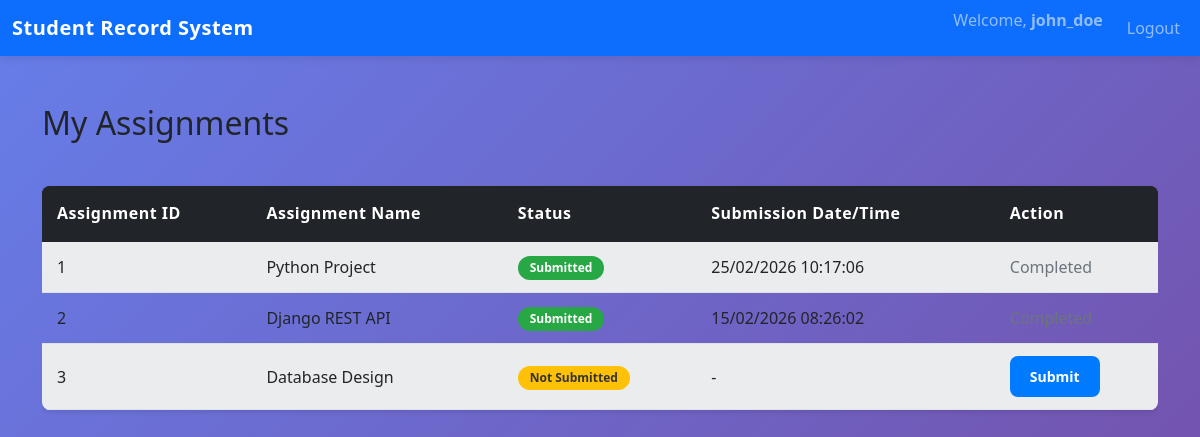
The app's page /home/ (signed in) with its own data.
### srsapp/models.py (models this page shows, shortened)
class Assignment(models.Model):
    SUBMISSION_STATUS_CHOICES = [
        ('Not Submitted', 'Not Submitted'),
        ('Submitted', 'Submitted'),
    ]
    assignment_id = models.AutoField(primary_key=True)
    username = models.ForeignKey(User, on_delete=models.CASCADE, to_field='username')
    assignment_name = models.CharField(max_length=255)
    submitted_status = models.CharField(max_length=50, choices=SUBMISSION_STATUS_CHOICES, default='Not Submitted')
    submitted_time = models.DateTimeField(null=True, blank=True)
    class Meta:
        db_table = 'assignments'

### srsapp/views.py (the view)
# urls.py: path('home/', views.home_view, name='home'),
@login_required_decorator
def home_view(request):
    username = request.session.get('username')
    try:
        user = User.objects.get(username=username)
        assignments = Assignment.objects.filter(username=user)
        context = {
            'username': username,
            'assignments': assignments,
        }
        return render(request, 'home.html', context)
    except User.DoesNotExist:
        return redirect('login')

### srsapp/views.py (called while the page is built)
def login_required_decorator(view_func):
    @wraps(view_func)
    def wrapper(request, *args, **kwargs):
        if 'username' not in request.session:
            return redirect('login')
        return view_func(request, *args, **kwargs)
    return wrapper

### srsapp/templates/home.html (shortened to what this page needs)
<!DOCTYPE html>
<html lang="en">
<head>
    <link href="https://cdn.jsdelivr.net/npm/bootstrap@5.1.3/dist/css/bootstrap.min.css" rel="stylesheet">
    {% load static %}
    <link rel="stylesheet" href="{% static 'css/style.css' %}">
</head>
<body>
    <nav class="navbar navbar-expand-lg navbar-dark bg-primary">
        <div class="container-fluid">
            <a class="navbar-brand" href="#">Student Record System</a>
            <div class="collapse navbar-collapse" id="navbarNav">
                <ul class="navbar-nav ms-auto">
                    <li class="nav-item">
                        <span class="navbar-text me-3">Welcome, <strong>{{ username }}</strong></span>
                    </li>
                    <li class="nav-item">
                        <a class="nav-link" href="{% url 'logout' %}">Logout</a>
                    </li>
                </ul>
            </div>
        </div>
    </nav>
    <div class="container mt-5">
        <div class="row">
            <div class="col-md-12">
                <h2 class="mb-4">My Assignments</h2>
                {% if assignments %}
                    <div class="table-responsive">
                        <table class="table table-striped table-hover">
                            <thead class="table-dark">
                                <tr>
                                    <th>Assignment ID</th>
                                    <th>Assignment Name</th>
                                    <th>Status</th>
                                    <th>Submission Date/Time</th>
                                    <th>Action</th>
                                </tr>
                            </thead>
                            <tbody>
                                {% for assignment in assignments %}
                                <tr>
                                    <td>{{ assignment.assignment_id }}</td>
                                    <td>{{ assignment.assignment_name }}</td>
                                    <td>
                                        {% if assignment.submitted_status == 'Submitted' %}
                                            <span class="badge bg-success">{{ assignment.submitted_status }}</span>
                                        {% else %}
                                            <span class="badge bg-warning">{{ assignment.submitted_status }}</span>
                                        {% endif %}
                                    </td>
                                    <td>
                                        {% if assignment.submitted_time %}
                                            {{ assignment.submitted_time|date:"d/m/Y H:i:s" }}
                                        {% else %}
                                            -
                                        {% endif %}
                                    </td>
                                    <td>
                                        {% if assignment.submitted_status == 'Not Submitted' %}
                                            <a href="{% url 'submit' assignment.assignment_id %}" class="btn btn-sm btn-primary">
                                                 Submit
                                            </a>
                                        {% else %}
                                            <span class="text-muted">Completed</span>
                                        {% endif %}
                                    </td>
                                </tr>
                                {% endfor %}
                            </tbody>
                        </table>
                    </div>
                {% else %}
                    <div class="alert alert-info" role="alert">
                        No assignments assigned to you yet.
                    </div>
                {% endif %}
            </div>
        </div>
    </div>
    {% load static %}
</body>
</html>

### srsapp/static/css/style.css (style rules this page uses)
:root { --primary-color: #007bff; --secondary-color: #6c757d; --success-color: #28a745; --warning-color: #ffc107; --danger-color: #dc3545; }
* { margin: 0; padding: 0; box-sizing: border-box; }
body { font-family: 'Segoe UI', Tahoma, Geneva, Verdana, sans-serif; background: linear-gradient(135deg, #667eea 0%, #764ba2 100%); min-height: 100vh; }
.btn { border-radius: 8px; font-weight: 600; padding: 10px 20px; transition: all 0.3s ease; border: none; }
.btn-primary { background-color: var(--primary-color); color: white; }
.navbar { box-shadow: 0 2px 10px rgba(0, 0, 0, 0.1); }
.navbar-brand { font-weight: 700; font-size: 20px; letter-spacing: 0.5px; }
.table { border-collapse: collapse; margin-top: 20px; box-shadow: 0 2px 5px rgba(0, 0, 0, 0.1); border-radius: 8px; overflow: hidden; }
.table thead { background-color: #343a40; color: white; }
.table th { padding: 15px; font-weight: 600; letter-spacing: 0.5px; }
.table td { padding: 12px 15px; vertical-align: middle; }
.table-striped tbody tr:nth-child(odd) { background-color: #f8f9fa; }
.badge { padding: 6px 12px; border-radius: 20px; font-size: 12px; font-weight: 600; }
.badge.bg-success { background-color: var(--success-color) !important; }
.badge.bg-warning { background-color: var(--warning-color) !important; color: #333; }
.container { animation: fadeIn 0.5s ease-out; }
.text-muted { color: #6c757d !important; }
.mt-5 { margin-top: 3rem; }
.mb-4 { margin-bottom: 1.5rem; }

### records on screen
Assignment: assignment_id "1", assignment_name "Python Project", submitted_status "Submitted", submitted_time "25/02/2026 10:17:06", shows "Completed"
Assignment: assignment_id "2", assignment_name "Django REST API", submitted_status "Submitted", submitted_time "15/02/2026 08:26:02"
Assignment: assignment_id "3", assignment_name "Database Design", submitted_status "Not Submitted"

### other values on screen
{{ username }} "john_doe"
